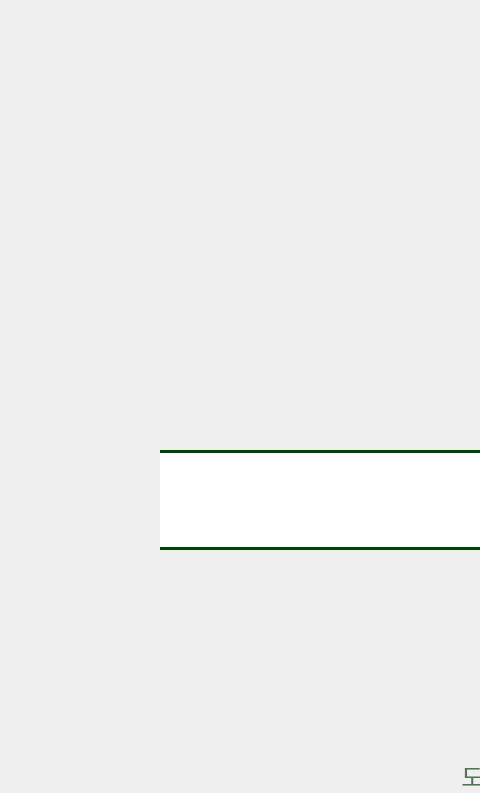
<?xml version="1.0" encoding="UTF-8"?>
<ui version="4.0">
 <class>Form</class>
 <widget class="QWidget" name="Form">
  <property name="geometry">
   <rect>
    <x>0</x>
    <y>0</y>
    <width>480</width>
    <height>793</height>
   </rect>
  </property>
  <property name="windowTitle">
   <string>Form</string>
  </property>
  <property name="styleSheet">
   <string notr="true">background-image: url('C:/Users/LattePanda/Desktop/third.JPG');
border: 0px;</string>
  </property>
  <widget class="QLabel" name="label">
   <property name="geometry">
    <rect>
     <x>30</x>
     <y>90</y>
     <width>101</width>
     <height>31</height>
    </rect>
   </property>
   <property name="font">
    <font>
     <family>KoPub돋움체 Bold</family>
     <pointsize>12</pointsize>
    </font>
   </property>
   <property name="styleSheet">
    <string notr="true">background:transparent;
color:rgb(0, 45, 0);</string>
   </property>
   <property name="text">
    <string/>
   </property>
  </widget>
  <widget class="QTextEdit" name="textEdit_4">
   <property name="geometry">
    <rect>
     <x>300</x>
     <y>1730</y>
     <width>500</width>
     <height>50</height>
    </rect>
   </property>
   <property name="font">
    <font>
     <family>Courier</family>
     <pointsize>9</pointsize>
     <weight>75</weight>
     <bold>true</bold>
    </font>
   </property>
   <property name="styleSheet">
    <string notr="true">background:transparent;
color:white;</string>
   </property>
   <property name="html">
    <string>&lt;!DOCTYPE HTML PUBLIC &quot;-//W3C//DTD HTML 4.0//EN&quot; &quot;http://www.w3.org/TR/REC-html40/strict.dtd&quot;&gt;
&lt;html&gt;&lt;head&gt;&lt;meta name=&quot;qrichtext&quot; content=&quot;1&quot; /&gt;&lt;style type=&quot;text/css&quot;&gt;
p, li { white-space: pre-wrap; }
&lt;/style&gt;&lt;/head&gt;&lt;body style=&quot; font-family:'Courier'; font-size:9pt; font-weight:600; font-style:normal;&quot;&gt;
&lt;p align=&quot;center&quot; style=&quot; margin-top:0px; margin-bottom:0px; margin-left:0px; margin-right:0px; -qt-block-indent:0; text-indent:0px;&quot;&gt;&lt;span style=&quot; font-family:'Gulim'; font-size:16pt;&quot;&gt;Smart Book Case&lt;/span&gt;&lt;/p&gt;&lt;/body&gt;&lt;/html&gt;</string>
   </property>
  </widget>
  <widget class="QPushButton" name="pushButton">
   <property name="geometry">
    <rect>
     <x>170</x>
     <y>1270</y>
     <width>340</width>
     <height>360</height>
    </rect>
   </property>
   <property name="font">
    <font>
     <family>MS Shell Dlg 2</family>
     <pointsize>24</pointsize>
     <weight>75</weight>
     <bold>true</bold>
    </font>
   </property>
   <property name="styleSheet">
    <string notr="true">QPushButton{
background:transparent;
background-color:white;
color:rgb(0, 43, 63);
}
QPushButton:hover{
border: 3px solid rgb(0, 65, 0);
border-radius:15px;
background:rgba(0, 66, 0, 50);
color:white;
}</string>
   </property>
   <property name="text">
    <string>반납하기</string>
   </property>
  </widget>
  <widget class="QPushButton" name="pushButton_2">
   <property name="geometry">
    <rect>
     <x>600</x>
     <y>1270</y>
     <width>340</width>
     <height>360</height>
    </rect>
   </property>
   <property name="font">
    <font>
     <family>MS Shell Dlg 2</family>
     <pointsize>24</pointsize>
     <weight>75</weight>
     <bold>true</bold>
    </font>
   </property>
   <property name="styleSheet">
    <string notr="true">QPushButton{
background:transparent;
background-color:white;
color:rgb(0, 43, 63);
}
QPushButton:hover{
border: 3px solid rgb(0, 65, 0);
border-radius:15px;
background:rgba(0, 66, 0, 50);
color:white;
}</string>
   </property>
   <property name="text">
    <string>로그아웃</string>
   </property>
  </widget>
  <widget class="QTextEdit" name="textEdit">
   <property name="geometry">
    <rect>
     <x>160</x>
     <y>450</y>
     <width>790</width>
     <height>100</height>
    </rect>
   </property>
   <property name="styleSheet">
    <string notr="true">background:white;
border: 3px solid rgb(0, 65, 0);
border-left:none;
border-right:none;</string>
   </property>
   <property name="frameShape">
    <enum>QFrame::Box</enum>
   </property>
   <property name="html">
    <string>&lt;!DOCTYPE HTML PUBLIC &quot;-//W3C//DTD HTML 4.0//EN&quot; &quot;http://www.w3.org/TR/REC-html40/strict.dtd&quot;&gt;
&lt;html&gt;&lt;head&gt;&lt;meta name=&quot;qrichtext&quot; content=&quot;1&quot; /&gt;&lt;style type=&quot;text/css&quot;&gt;
p, li { white-space: pre-wrap; }
&lt;/style&gt;&lt;/head&gt;&lt;body style=&quot; font-family:'MS Shell Dlg 2'; font-size:8pt; font-weight:400; font-style:normal;&quot;&gt;
&lt;p align=&quot;center&quot; style=&quot;-qt-paragraph-type:empty; margin-top:0px; margin-bottom:0px; margin-left:0px; margin-right:0px; -qt-block-indent:0; text-indent:0px; font-family:'Gulim'; font-size:9pt;&quot;&gt;&lt;br /&gt;&lt;/p&gt;
&lt;p align=&quot;center&quot; style=&quot; margin-top:0px; margin-bottom:0px; margin-left:0px; margin-right:0px; -qt-block-indent:0; text-indent:0px;&quot;&gt;&lt;span style=&quot; font-family:'Gulim'; font-size:22pt;&quot;&gt;대출 현황&lt;/span&gt;&lt;/p&gt;&lt;/body&gt;&lt;/html&gt;</string>
   </property>
  </widget>
  <widget class="QLabel" name="label_3">
   <property name="geometry">
    <rect>
     <x>190</x>
     <y>850</y>
     <width>41</width>
     <height>31</height>
    </rect>
   </property>
   <property name="font">
    <font>
     <family>MS Shell Dlg 2</family>
     <pointsize>18</pointsize>
    </font>
   </property>
   <property name="styleSheet">
    <string notr="true">background:transparent;
color:rgba(0, 57, 0, 150);</string>
   </property>
   <property name="text">
    <string>1</string>
   </property>
   <property name="alignment">
    <set>Qt::AlignCenter</set>
   </property>
  </widget>
  <widget class="QLabel" name="label_4">
   <property name="geometry">
    <rect>
     <x>190</x>
     <y>940</y>
     <width>41</width>
     <height>31</height>
    </rect>
   </property>
   <property name="font">
    <font>
     <family>MS Shell Dlg 2</family>
     <pointsize>18</pointsize>
    </font>
   </property>
   <property name="styleSheet">
    <string notr="true">background:transparent;
color:rgba(0, 57, 0, 150);</string>
   </property>
   <property name="text">
    <string>2</string>
   </property>
   <property name="alignment">
    <set>Qt::AlignCenter</set>
   </property>
  </widget>
  <widget class="QLabel" name="label_5">
   <property name="geometry">
    <rect>
     <x>190</x>
     <y>1040</y>
     <width>41</width>
     <height>31</height>
    </rect>
   </property>
   <property name="font">
    <font>
     <family>MS Shell Dlg 2</family>
     <pointsize>18</pointsize>
    </font>
   </property>
   <property name="styleSheet">
    <string notr="true">background:transparent;
color:rgba(0, 57, 0, 150);</string>
   </property>
   <property name="text">
    <string>3</string>
   </property>
   <property name="alignment">
    <set>Qt::AlignCenter</set>
   </property>
  </widget>
  <widget class="QLabel" name="label_6">
   <property name="geometry">
    <rect>
     <x>400</x>
     <y>760</y>
     <width>211</width>
     <height>31</height>
    </rect>
   </property>
   <property name="font">
    <font>
     <family>MS Shell Dlg 2</family>
     <pointsize>18</pointsize>
    </font>
   </property>
   <property name="styleSheet">
    <string notr="true">background:transparent;
color:rgba(0, 57, 0, 170);</string>
   </property>
   <property name="text">
    <string>도서제목</string>
   </property>
   <property name="alignment">
    <set>Qt::AlignCenter</set>
   </property>
  </widget>
  <widget class="QLabel" name="title_1">
   <property name="geometry">
    <rect>
     <x>400</x>
     <y>850</y>
     <width>211</width>
     <height>31</height>
    </rect>
   </property>
   <property name="font">
    <font>
     <pointsize>18</pointsize>
    </font>
   </property>
   <property name="styleSheet">
    <string notr="true">background:transparent;</string>
   </property>
   <property name="text">
    <string/>
   </property>
   <property name="alignment">
    <set>Qt::AlignCenter</set>
   </property>
  </widget>
  <widget class="QLabel" name="title_2">
   <property name="geometry">
    <rect>
     <x>400</x>
     <y>940</y>
     <width>211</width>
     <height>31</height>
    </rect>
   </property>
   <property name="font">
    <font>
     <pointsize>18</pointsize>
    </font>
   </property>
   <property name="styleSheet">
    <string notr="true">background:transparent;</string>
   </property>
   <property name="text">
    <string/>
   </property>
   <property name="alignment">
    <set>Qt::AlignCenter</set>
   </property>
  </widget>
  <widget class="QLabel" name="title_3">
   <property name="geometry">
    <rect>
     <x>400</x>
     <y>1040</y>
     <width>211</width>
     <height>31</height>
    </rect>
   </property>
   <property name="font">
    <font>
     <pointsize>18</pointsize>
    </font>
   </property>
   <property name="styleSheet">
    <string notr="true">background:transparent;</string>
   </property>
   <property name="text">
    <string/>
   </property>
   <property name="alignment">
    <set>Qt::AlignCenter</set>
   </property>
  </widget>
  <widget class="QLabel" name="label_2">
   <property name="geometry">
    <rect>
     <x>785</x>
     <y>760</y>
     <width>140</width>
     <height>31</height>
    </rect>
   </property>
   <property name="font">
    <font>
     <family>MS Shell Dlg 2</family>
     <pointsize>18</pointsize>
    </font>
   </property>
   <property name="styleSheet">
    <string notr="true">background:transparent;
color:rgba(0, 57, 0, 170);</string>
   </property>
   <property name="text">
    <string>분류번호</string>
   </property>
   <property name="alignment">
    <set>Qt::AlignCenter</set>
   </property>
  </widget>
  <widget class="QLabel" name="num_1">
   <property name="geometry">
    <rect>
     <x>785</x>
     <y>850</y>
     <width>140</width>
     <height>31</height>
    </rect>
   </property>
   <property name="styleSheet">
    <string notr="true">background:transparent;</string>
   </property>
   <property name="text">
    <string/>
   </property>
   <property name="alignment">
    <set>Qt::AlignCenter</set>
   </property>
  </widget>
  <widget class="QLabel" name="num_2">
   <property name="geometry">
    <rect>
     <x>785</x>
     <y>940</y>
     <width>140</width>
     <height>31</height>
    </rect>
   </property>
   <property name="styleSheet">
    <string notr="true">background:transparent;</string>
   </property>
   <property name="text">
    <string/>
   </property>
   <property name="alignment">
    <set>Qt::AlignCenter</set>
   </property>
  </widget>
  <widget class="QLabel" name="num_3">
   <property name="geometry">
    <rect>
     <x>785</x>
     <y>1040</y>
     <width>140</width>
     <height>31</height>
    </rect>
   </property>
   <property name="styleSheet">
    <string notr="true">background:transparent;</string>
   </property>
   <property name="text">
    <string/>
   </property>
   <property name="alignment">
    <set>Qt::AlignCenter</set>
   </property>
  </widget>
  <widget class="QPushButton" name="pushButton_3">
   <property name="geometry">
    <rect>
     <x>750</x>
     <y>30</y>
     <width>300</width>
     <height>100</height>
    </rect>
   </property>
   <property name="styleSheet">
    <string notr="true">background-image: url('C:/Users/LattePanda/Desktop/reloading.JPG');
border: 0px solid rgb(0, 65, 0);
border-radius:15px;</string>
   </property>
   <property name="text">
    <string/>
   </property>
  </widget>
  <widget class="QLabel" name="label_32">
   <property name="geometry">
    <rect>
     <x>885</x>
     <y>60</y>
     <width>130</width>
     <height>30</height>
    </rect>
   </property>
   <property name="font">
    <font>
     <family>MS Shell Dlg 2</family>
     <pointsize>16</pointsize>
    </font>
   </property>
   <property name="styleSheet">
    <string notr="true">background:transparent;</string>
   </property>
   <property name="text">
    <string>새로고침</string>
   </property>
  </widget>
 </widget>
 <resources/>
 <connections/>
</ui>
